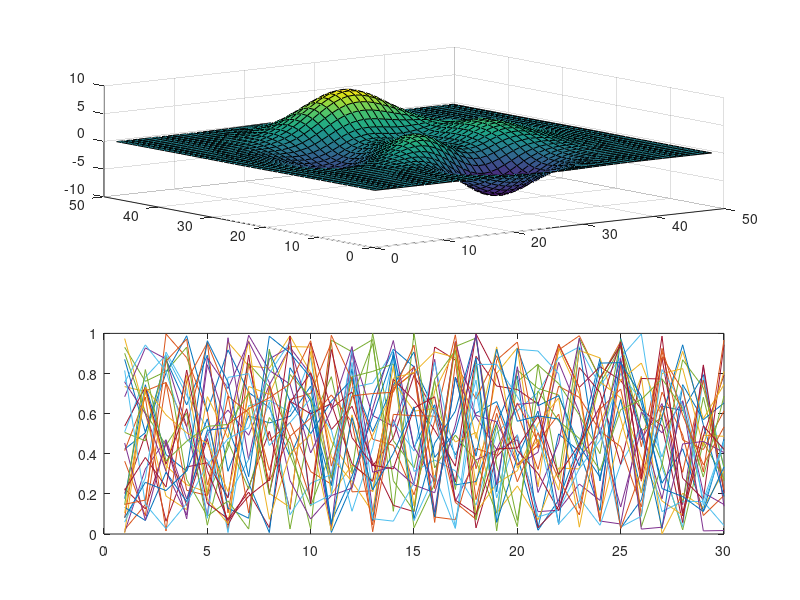

This figure's MATLAB source: (Note: this script raises an error after producing the figure.)
%=============================================================================
% Copyright (c) 2016-present Allan CORNET (Nelson)
%=============================================================================
% This file is part of Nelson.
%=============================================================================
% LICENCE_BLOCK_BEGIN
% SPDX-License-Identifier: LGPL-3.0-or-later
% LICENCE_BLOCK_END
%=============================================================================
% <--ADV-CLI MODE-->
%=============================================================================
f = figure();
ax1 = subplot(2,1,1);
surf(peaks);
ax2 = subplot(2,1,2);
plot(rand(30));
%=============================================================================
F = getframe(ax1);
assert_istrue(isstruct(F));
f1 = figure();
imshow(F.cdata);
%=============================================================================
F = getframe(ax2);
assert_istrue(isstruct(F));
f1 = figure();
imshow(F.cdata);
%=============================================================================